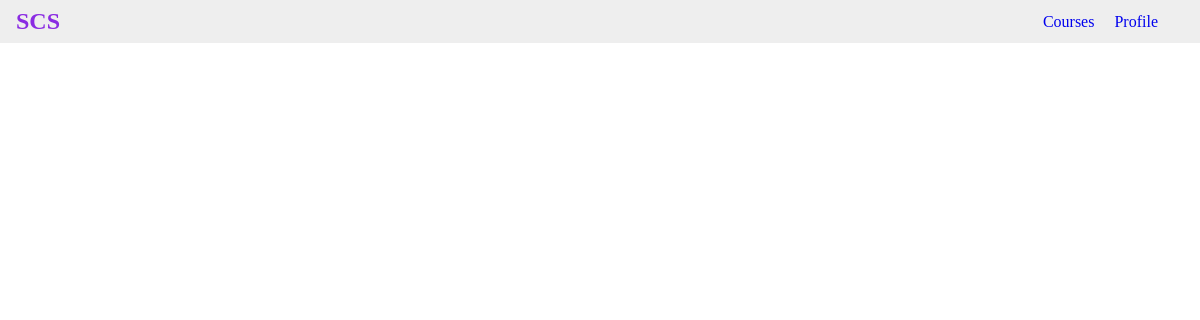
The app's page /courses/, older data.
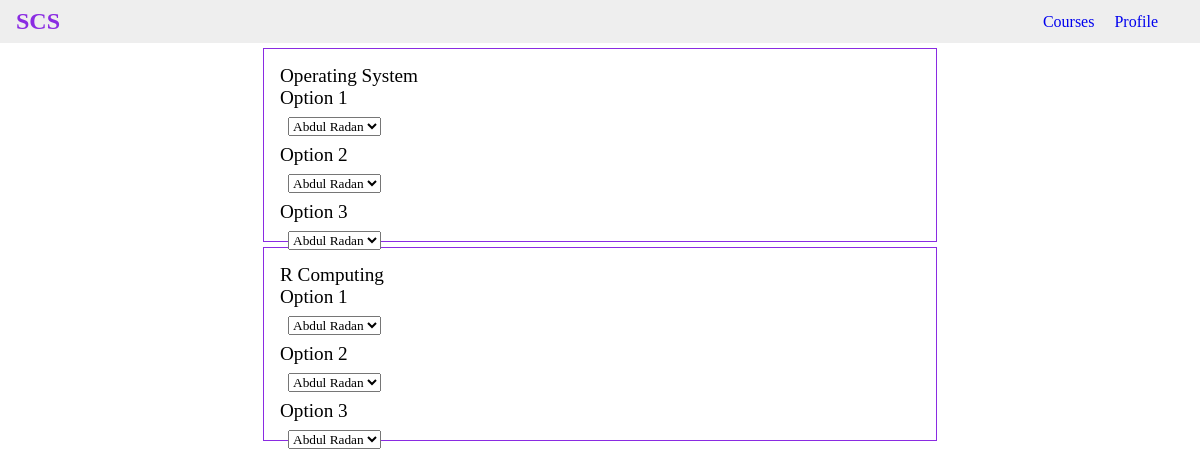
The same page, newer data.
### cbcs/models.py (models this page shows, shortened)
class Course(models.Model):
    course_code = models.CharField(max_length=10)
    course_name = models.CharField(max_length=70)
    course_staff = models.ManyToManyField(Teacher)

### cbcs/views.py (the view)
# urls.py: path('courses/', views.course, name="course"),
def course(request):
    courses = Course.objects.all()
    teacher = Teacher.objects.all()
    return render(request, 'course.html', {"courses": courses, "teacher": teacher, "tc": [i for i in range(1, teacher.count()+1)]})

### cbcs/templates/course.html
{% include 'base.html'%}
<form action="/csel" method="post">
    {% for x in courses %}
    <div class="course-selection">
        <label for="course">{{x.course_name}}</label>
        {% for z in tc%}
        <p>Option {{z}}</p>
        <select name="staff{{z}}" id="staff{{z}}" class="staff-option">
            {% for y in teacher %}
                <option value="{{y.teacher_name}}">{{y.teacher_name}}</option>
            {% endfor %}
        </select>
        {% endfor %}
    </div>
        {% endfor %}
    </form>

### cbcs/templates/base.html (shortened to what this page needs)
<!DOCTYPE html>
{% load static %}
<html lang="en">
<head>
    <link rel="stylesheet" href="{% static 'style/style.css' %}">
    <link rel="stylesheet" href="{% static 'style/course.css' %}">
</head>
<body>
    <nav>
        <h2>SCS</h4>
        <ul>
            <li><a href="/courses">Courses</a></li>
            <li><a href="/">Profile</a></li>
        </ul>
    </nav>
</body>
</html>

### cbcs/static/style/style.css (style rules this page uses)
* { font-family: 'Times New Roman', Times, serif; margin: 0; padding: 0; }
li { list-style-type: none; }
nav { display: flex; flex-direction: row; align-items: center; justify-content: space-between; padding: .5rem 1rem; color: blueviolet; background-color: #eee; }
nav ul { display: flex; flex-direction: row; margin-right: 1em; }
ul li { padding: 3px 10px; }
li a { text-decoration: none; }

### cbcs/static/style/course.css (style rules this page uses)
.course-selection { width: 40rem; height: 10rem; padding: 1rem; margin: .3rem auto; border: 1px solid blueviolet; font-size: larger; }
.staff-option { margin: .5rem; }
.staff-option option { size: 1rems; }

Row changes from the older to the newer data that the page shows:
added Course: course_name "Operating System", tc "1" "2" "3"
added Course: course_name "R Computing", tc "1" "2" "3"
